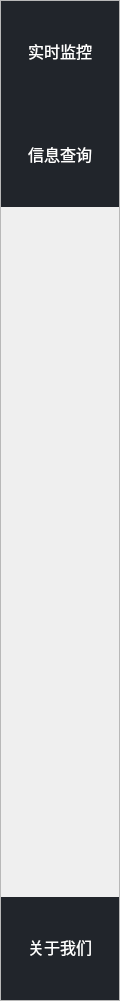
   <widget class="QFrame" name="sideBar">
    <property name="geometry">
     <rect>
      <x>-1</x>
      <y>-1</y>
      <width>120</width>
      <height>1001</height>
     </rect>
    </property>
    <property name="sizePolicy">
     <sizepolicy hsizetype="Fixed" vsizetype="Fixed">
      <horstretch>0</horstretch>
      <verstretch>0</verstretch>
     </sizepolicy>
    </property>
    <property name="minimumSize">
     <size>
      <width>120</width>
      <height>1001</height>
     </size>
    </property>
    <property name="maximumSize">
     <size>
      <width>120</width>
      <height>1000</height>
     </size>
    </property>
    <property name="styleSheet">
     <string notr="true">/* 默认 */

QToolButton{   
	border-top: 3px outset transparent;           /* 上边框宽度3像素、突出显示、颜色为透明 */
	border-bottom: 7px outset transparent;
	border-right: 3px outset transparent;
	border-left: 3px outset transparent;
    min-width: 110px;                            /* 控件最小宽度 */
    min-height: 90px;
	background-color: rgb(33, 37, 43);
}

/* 鼠标悬停 */
QToolButton:hover{
	background-color: rgb(120, 120, 120);
}

/* 点击和按下 */
QToolButton:pressed,QToolButton:checked{
	border-left: 3px outset #714288;  /* 左边框宽度3像素、突出显示、颜色为深深灰 */
	background-color:rgb(92, 0, 138);	
}

/* QPushButton:default {
    border-color: navy; 
} */
</string>
    </property>
    <property name="frameShape">
     <enum>QFrame::StyledPanel</enum>
    </property>
    <property name="frameShadow">
     <enum>QFrame::Raised</enum>
    </property>
    <layout class="QGridLayout" name="gridLayout">
     <property name="leftMargin">
      <number>0</number>
     </property>
     <property name="topMargin">
      <number>0</number>
     </property>
     <property name="rightMargin">
      <number>0</number>
     </property>
     <property name="bottomMargin">
      <number>0</number>
     </property>
     <property name="spacing">
      <number>0</number>
     </property>
     <item row="2" column="1">
      <spacer name="verticalSpacer">
       <property name="orientation">
        <enum>Qt::Vertical</enum>
       </property>
       <property name="sizeHint" stdset="0">
        <size>
         <width>20</width>
         <height>60</height>
        </size>
       </property>
      </spacer>
     </item>
     <item row="3" column="1">
      <widget class="QToolButton" name="settingUp">
       <property name="font">
        <font>
         <family>Agency FB</family>
         <pointsize>12</pointsize>
        </font>
       </property>
       <property name="styleSheet">
        <string notr="true">color: rgb(255, 255, 255);</string>
       </property>
       <property name="text">
        <string>关于我们</string>
       </property>
       <property name="icon">
        <iconset resource="images/1.qrc">
         <normaloff>:/images/images/aboutUs.png</normaloff>:/images/images/aboutUs.png</iconset>
       </property>
       <property name="iconSize">
        <size>
         <width>27</width>
         <height>27</height>
        </size>
       </property>
       <property name="checkable">
        <bool>true</bool>
       </property>
       <property name="autoExclusive">
        <bool>true</bool>
       </property>
       <property name="toolButtonStyle">
        <enum>Qt::ToolButtonTextUnderIcon</enum>
       </property>
      </widget>
     </item>
     <item row="1" column="1">
      <widget class="QToolButton" name="infoQuery">
       <property name="font">
        <font>
         <family>Agency FB</family>
         <pointsize>12</pointsize>
        </font>
       </property>
       <property name="styleSheet">
        <string notr="true">color: rgb(255, 255, 255);</string>
       </property>
       <property name="text">
        <string>信息查询</string>
       </property>
       <property name="icon">
        <iconset resource="images/1.qrc">
         <normaloff>:/icons/icons/query.png</normaloff>:/icons/icons/query.png</iconset>
       </property>
       <property name="iconSize">
        <size>
         <width>27</width>
         <height>27</height>
        </size>
       </property>
       <property name="checkable">
        <bool>true</bool>
       </property>
       <property name="autoExclusive">
        <bool>true</bool>
       </property>
       <property name="toolButtonStyle">
        <enum>Qt::ToolButtonTextUnderIcon</enum>
       </property>
      </widget>
     </item>
     <item row="0" column="1">
      <widget class="QToolButton" name="monitor">
       <property name="font">
        <font>
         <family>Agency FB</family>
         <pointsize>12</pointsize>
        </font>
       </property>
       <property name="styleSheet">
        <string notr="true">color: rgb(255, 255, 255);</string>
       </property>
       <property name="text">
        <string>实时监控</string>
       </property>
       <property name="icon">
        <iconset resource="images/1.qrc">
         <normaloff>:/icons/icons/monitor.png</normaloff>:/icons/icons/monitor.png</iconset>
       </property>
       <property name="iconSize">
        <size>
         <width>27</width>
         <height>27</height>
        </size>
       </property>
       <property name="checkable">
        <bool>true</bool>
       </property>
       <property name="autoExclusive">
        <bool>true</bool>
       </property>
       <property name="popupMode">
        <enum>QToolButton::InstantPopup</enum>
       </property>
       <property name="toolButtonStyle">
        <enum>Qt::ToolButtonTextUnderIcon</enum>
       </property>
      </widget>
     </item>
    </layout>
   </widget>
